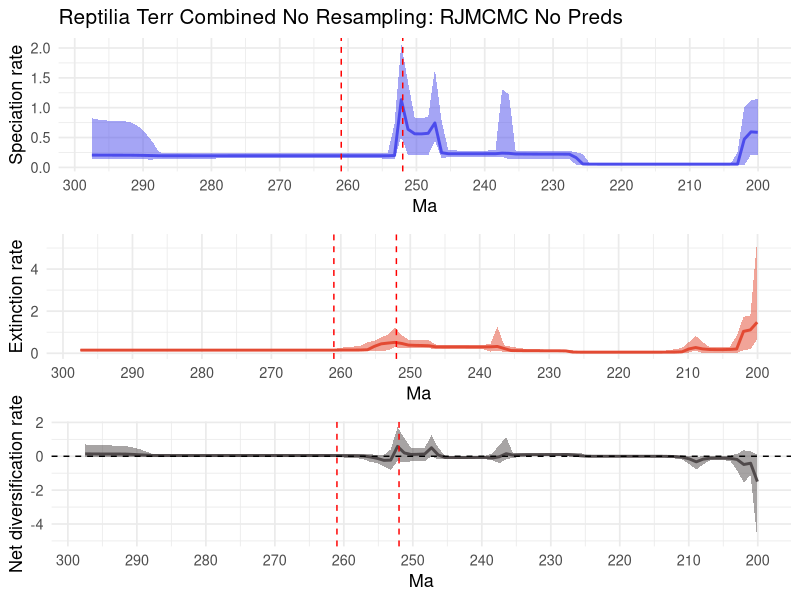

Write R code to recreate this figure.
# Load necessary libraries
library(ggplot2)
library(scales)
library(gridExtra)
library(grid)

# Define your data
age = c(-200.05481329000003, -201.03901787,-202.02322245,-203.00742702999997,-203.99163161,-204.97583619,-205.96004076999998,-206.94424535000002,-207.92844993,-208.91265450999998,-209.89685909000002,-210.88106367,-211.86526824999999,-212.84947283000002,-213.83367741,-214.81788199,-215.80208656999997,-216.78629115,-217.77049573,-218.75470030999998,-219.73890489000001,-220.72310947,-221.70731404999998,-222.69151863000002,-223.67572321,-224.65992778999998,-225.64413237000002,-226.62833695,-227.61254153,-228.59674610999997,-229.58095069,-230.56515527,-231.54935984999997,-232.53356443,-233.51776901,-234.50197358999998,-235.48617817000002,-236.47038275,-237.45458732999998,-238.43879191000002,-239.42299649,-240.40720106999999,-241.39140564999997,-242.37561023,-243.35981481,-244.34401938999997,-245.32822397,-246.31242855,-247.29663312999998,-248.28083771000001,-249.26504229,-250.24924686999998,-251.23345144999996,-252.21765603,-253.20186060999998,-254.18606518999997,-255.17026977,-256.15447435,-257.13867893,-258.12288351,-259.10708809,-260.09129267,-261.07549725,-262.05970183,-263.04390641,-264.02811099,-265.01231557,-265.99652015,-266.98072472999996,-267.96492931,-268.94913389,-269.93333847,-270.91754305,-271.90174763,-272.88595220999997,-273.87015679,-274.85436137,-275.83856595,-276.82277053,-277.80697511,-278.79117969,-279.77538426999996,-280.75958885,-281.74379343,-282.72799801,-283.71220259,-284.69640717,-285.68061174999997,-286.66481632999995,-287.64902091,-288.63322549,-289.61743007,-290.60163465,-291.58583923,-292.57004380999996,-293.55424839,-294.53845297,-295.52265754999996,-296.50686213,-297.49106671)
L_hpd_M95=c(1.1466360124166157, 1.1248584817464395,1.006053777735813,0.25281158258015707,0.06778941377687721,0.06760635117134929,0.06751571390944106,0.06744912549266026,0.06744776291324055,0.06744507980465002,0.06744507980465002,0.06739154752524601,0.06739019976965668,0.06738867700156773,0.0673799912465044,0.06737736255711946,0.0673718933839982,0.06737736255711946,0.06738142917989609,0.06739019976965668,0.06744507980465002,0.06744507980465002,0.06744776291324055,0.06744776291324055,0.06778319020936707,0.07189501269879578,0.22362766005062668,0.2514825699089768,0.27547568513686793,0.26855806630042045,0.2686304042789407,0.2686771587833572,0.26878308353417435,0.26989451950108284,0.2713271365205842,0.2742871286710988,0.2774914598180042,1.2250458577158814,1.3058987868788765,0.28399367690514127,0.2829638775901568,0.2823791092062072,0.2823791092062072,0.28224722618638726,0.28228485439236095,0.28315161495031144,0.2844771330099294,0.7763592838725786,1.6432589063041099,0.8428426696096323,0.8257672713537507,0.8314301018921861,1.4327451630866448,2.066191244053289,0.7282337290307409,0.24892766824840928,0.24370568578617474,0.24356981108985404,0.24325432094698457,0.24297207628135228,0.2441017290822449,0.2440999539782467,0.2438464027082177,0.24381118602513488,0.24371822076555788,0.24371822076555788,0.24372194572348518,0.24372194572348518,0.24381028320928824,0.2438464027082177,0.24262309543021576,0.24412212557214857,0.2441003012908269,0.24415258962816722,0.24295405605983006,0.24308775830434357,0.2432281427788692,0.24371822076555788,0.24412212557214857,0.24479727232975956,0.24478435212134067,0.24477492127528852,0.24480604866704755,0.24479051880480207,0.2447888324250324,0.2456588546418449,0.24565112860600374,0.24620027024779448,0.24690321229463688,0.25034697235144826,0.4315507471852623,0.5700707948581999,0.6771949608633775,0.7482757206256876,0.7693092104886369,0.779352143224389,0.7824468018629676,0.7861762374940874,0.7991311019509312,0.8217718853496808)
L_hpd_m95=c(0.2023772640052509, 0.21378026410949008,0.03673991576688866,0.034032380414347176,0.04121143008783533,0.04140429438074416,0.04136969716351032,0.04134657708547919,0.041362155970085725,0.04137945770662025,0.04140871385209364,0.041374304107439475,0.04137481913747232,0.04137552203767846,0.04137599201170074,0.04137481913747232,0.04137328251405336,0.041374304107439475,0.04137481913747232,0.04137481913747232,0.04142179176548949,0.041410848105202666,0.0413954244903139,0.04134657708547919,0.041214738125266416,0.03808927100262063,0.03934357725438555,0.04362707007151469,0.1352091478828591,0.14420521375281994,0.14508481297904696,0.145102490396769,0.14498919995336712,0.14544573432689012,0.14538812973949997,0.14455761045524546,0.14320804655967,0.13577373227555206,0.17654630769991628,0.17228411879707622,0.17387358071156458,0.1736090739722232,0.17382215869651593,0.17366611108909266,0.17328736385263563,0.17328736385263563,0.1709710985744977,0.15707506475884572,0.4463131033503925,0.20227848914793073,0.20227848914793073,0.20237681443189748,0.20937297250166015,0.5179450714916756,0.1342067000648396,0.1452105106400447,0.1492305745413085,0.14953496365546493,0.14953202097277876,0.14952277536575742,0.1508576327571382,0.15097381092767967,0.15084695491426198,0.15086997102265837,0.1508298097182326,0.150861301635795,0.1508434767838853,0.15082676793502509,0.150861301635795,0.1508609176406907,0.14953202097277876,0.1509558118724622,0.15088116212380973,0.1508609176406907,0.14953496365546493,0.14955229410143545,0.1495108207360794,0.14934900017913413,0.149072921495862,0.14931082100596704,0.14897196049862854,0.1487469689273736,0.14859474041040036,0.1483988415712949,0.14807310671229762,0.1485505777895028,0.1478881044188344,0.14787975485223567,0.1469382286791294,0.1452105106400447,0.1299063622630047,0.13340324999251593,0.13686147243022323,0.13542166817901058,0.13586539000998088,0.13686147243022323,0.1348323857910215,0.1337532746345677,0.13413989054184472,0.13340573912098408)
L_mean=c(0.5869700794611747, 0.5949930519985576,0.47162020248096004,0.05474899799410958,0.054077187408180176,0.054051901552678985,0.05405101364742171,0.0540479165726656,0.05404649116497164,0.05404442592851901,0.05403959759532459,0.054036391412389834,0.05403415086759543,0.054033331375032134,0.054034084336371024,0.054034096296723566,0.05403734255204562,0.05403959759532459,0.05403959759532459,0.05403972467030826,0.05403910058509523,0.05403893747447709,0.05403939212453093,0.05404252325563075,0.05408391337439312,0.054448813065233734,0.056975161030445795,0.16288447255559768,0.22064772876560837,0.22177589261802566,0.22178804917204326,0.22181021338337426,0.22197785950859908,0.22239379701145734,0.22306666153279536,0.2239972833477299,0.22474407745145375,0.23546393733271137,0.23856872548984742,0.229108402149641,0.2289923281411701,0.22898438274305633,0.22898398896203997,0.22898486489806635,0.22889753928085527,0.22881531410925907,0.2289382691061635,0.24576451799005616,0.7442612821473011,0.5707230053203454,0.5612225833909139,0.5626114776932594,0.6389033515286267,1.1340248388213703,0.19946576733028148,0.1950034803480732,0.19446221010942122,0.1944539865584114,0.1944816351593136,0.19452502880176403,0.19457816920249316,0.1945968283798109,0.19458573436061144,0.1945768713953938,0.19458020059159872,0.19459228520037763,0.1945948162767598,0.1945877100610024,0.19457917391966073,0.19456528507367454,0.19454723957116238,0.19454054412399274,0.19454064306503285,0.19454867128104375,0.19455752784653071,0.19456528507367454,0.19456775613281585,0.19447853881357133,0.19438632241515888,0.19434949152879344,0.19432431356409813,0.19432451077584897,0.1943373267060563,0.19434536915715345,0.19436578719189715,0.19440607449214803,0.19441274401376094,0.1944478908251039,0.1945791256505769,0.1949918328142718,0.1978834048001788,0.20008710962889334,0.2022052794910758,0.20371841460819567,0.2042780881970372,0.20459970883085318,0.20488632664903494,0.20513432063526255,0.2054852944435489,0.20597758963185647)
M_hpd_M95=c(5.3973321340071445, 1.7860151643557858,1.735468173158457,0.8240775785355956,0.31603562521540807,0.2941443319665886,0.2921375416128539,0.2971768980595786,0.5358764552978583,0.8321896345178279,0.5278436669429621,0.2530874711183364,0.1938964030225701,0.15088292983506454,0.081847432947191,0.0805419926128806,0.08049356915041683,0.08045626660255993,0.08044273600402335,0.08045093057390668,0.08047670211303029,0.08045000044604882,0.08045620111027486,0.080479131521042,0.08107640272374322,0.08187165684623292,0.08457654890634236,0.1310518707480164,0.15770230321845516,0.163029622360522,0.1634483180383686,0.16501019564949815,0.18321349530840267,0.20249638212879026,0.21299537413819777,0.25634949068013235,0.309214923538707,0.37316104268089684,1.2630530750402527,0.45262715868110875,0.403007608501694,0.4012417721265958,0.3998026917999771,0.4003957510157263,0.40014192605352433,0.3993300568349799,0.4017685751195878,0.40904170974456966,0.6097662762598062,0.6138503413855241,0.6214278857233028,0.643751345158561,0.8582552176492539,1.22536768586581,0.887112080707735,0.7511274110127478,0.5903900479057131,0.5258042255487364,0.36070793516531885,0.31807969201450553,0.29682103414969774,0.2526909342375478,0.19771938125417426,0.19481100426736156,0.1948087799953641,0.19472153514708967,0.1949541350864859,0.19475391449847526,0.19470798695923658,0.19469686888536678,0.19466802179649417,0.19471856394432385,0.19472153514708967,0.19472687223237803,0.1946545436952865,0.19468470583422717,0.19471856394432385,0.19472153514708967,0.1947657353032132,0.19481100426736156,0.1948507247392057,0.19493495268838518,0.19500292720965876,0.19512636877796694,0.19481100426736156,0.19488345608505891,0.1954619226078056,0.19488345608505891,0.1948083287861102,0.19544189523171343,0.19642615063696856,0.19613426543831142,0.19631219724634263,0.19668443441270733,0.19697726587695524,0.19778600671708504,0.1980177997894745,0.1994337376605468,0.19982289118074487,0.2011948225006573)
M_hpd_m95=c(0.666031541920228, 0.19017275142149595,0.15294318315784228,0.001204860498486381,0.013915681864881822,0.022787757612907283,0.02335355799255116,0.022387246564428906,0.006592182396052167,0.13708785950307126,0.03388552548158133,0.034343381299027975,0.03335114664617778,0.030560851970604704,0.03447087813313975,0.03500894578938821,0.03527474953146173,0.035381296103631166,0.03540940963566043,0.03541086333535791,0.03541086333535791,0.035319643749339956,0.03521200346712261,0.03500894578938821,0.0349848898985352,0.03497296984966768,0.03325687816511694,0.03414722759528431,0.04313300234658374,0.051764386310352906,0.0539600436783962,0.0546140098763349,0.05423016999744922,0.056621907638434124,0.0574912169996287,0.060274071374420014,0.06269145159505853,0.06780192447895025,0.12040140780172474,0.08059189712574946,0.18631686764179545,0.1863021979609142,0.18815015399134688,0.19304718396401752,0.19304718396401752,0.19063069892739956,0.1902267107364024,0.1863417111447624,0.2391715939982605,0.2498621035092278,0.2544443012687605,0.25315947760662316,0.25209676083295934,0.28368102723061045,0.13342967225440744,0.12494838410528401,0.11159696355812469,0.10710155293176017,0.1036069807384793,0.10125710870197928,0.09393453260043048,0.08617572878550031,0.1055817077968598,0.10602115909844032,0.1064713867755562,0.10650903279344875,0.10690871850450849,0.10690633057487178,0.10691167819458837,0.10691167819458837,0.10691167819458837,0.10698397000384184,0.10699101401201407,0.10700188473320962,0.10690633057487178,0.10691167819458837,0.10691418890991586,0.10691167819458837,0.1069047905581486,0.10691167819458837,0.10690871850450849,0.10690871850450849,0.10691167819458837,0.1069047905581486,0.10648637691535438,0.10644185024495616,0.10691167819458837,0.10622557144453112,0.1059904430357763,0.10632363588230816,0.1069047905581486,0.10614679173686976,0.10597377846117681,0.1059483835030659,0.10542715978679298,0.1048844868331248,0.10341327315301888,0.10349024973828891,0.10283929785998476,0.10294799906296478)
M_mean=c(1.4749932351498187, 1.1094022890942186,1.040244604375319,0.2023820105907443,0.18210163114206315,0.1748866135390834,0.17463629782869167,0.17891369398433354,0.2069445186815848,0.27254487286418844,0.20398338399554689,0.06718480849708999,0.05575000556507165,0.0537887050729685,0.05259384414857472,0.05231770342792352,0.052260759332774145,0.05221312761790718,0.05217975094835013,0.05216525570958014,0.05215264040145387,0.05213418942497866,0.05212212514782702,0.052142595062674456,0.05223078888647974,0.05231093662656727,0.052692463573658616,0.0586101854724044,0.11055505439058713,0.11599405464652941,0.11684445450245992,0.1173181081702945,0.1194937275584615,0.120623170971245,0.12128033376626465,0.12442641544912289,0.12919489595261271,0.2255334520030176,0.3234922856072342,0.30671851599360217,0.30043529918389034,0.30056973003562754,0.30129742890366035,0.3037485639621776,0.30350650324739725,0.30288030546859335,0.30277704139502154,0.30401110648498425,0.3567118845181782,0.3684052843099731,0.3748222354537563,0.38717335065402964,0.4657883749984698,0.5174345114654822,0.4851036836958999,0.4478118164822835,0.32817400843030553,0.16690665025021353,0.15466679009960704,0.1518158875773184,0.1514012806098063,0.15122815438804,0.14919612950174557,0.14881039330572407,0.14875827870481267,0.1487439408261163,0.14872931726580546,0.1486826285788791,0.1486567342731263,0.1486473556389578,0.14864549256060017,0.14864930471967963,0.14865536495284903,0.1486698092876894,0.148681707201892,0.1487013294236334,0.14871307427469133,0.14871188309896533,0.1487108723176762,0.14871440041315998,0.14872444528273446,0.1487313379184671,0.1487390272613795,0.14875124841101703,0.14876173700701473,0.14877589545630082,0.1487743487348059,0.1487589855303224,0.14873199967841738,0.14869822621776074,0.14867142412485487,0.14866418672356888,0.1486683352992076,0.1486751275352216,0.1487158362543375,0.14879233322971291,0.14887612588636545,0.1489336633616833,0.14895220326403202,0.1489656175635705)
R_hpd_M95=c(0.1158958385641633, 0.28687282553538224,0.3547545526836325,0.1441348958015746,0.039537306689868205,0.03181457336760478,0.030902805286928226,0.03078816381423824,0.04637875965992575,-0.0769805604590394,0.02287134474779636,0.02187242419929241,0.023921054383482132,0.028777731242919907,0.023400913154722265,0.022705014781794666,0.02280295794095081,0.022671253877723667,0.022669265616636763,0.02266727877979003,0.022685785045280363,0.022746222113554017,0.02275379702800423,0.022858066537034497,0.023478274849000225,0.030974136757934374,0.183816559450892,0.21149347986113654,0.20836010683506043,0.18785479972304656,0.18340134381360096,0.1831834752076188,0.18014305137302436,0.17891223402229478,0.18054148042321458,0.1810477213441889,0.1815028302281022,1.118805067205872,0.6683424526062249,0.18532255827243482,0.041362407105841575,0.03856194921704578,0.03664290966454764,0.03072611762819996,0.0318719345930332,0.03213180870965232,0.036866111663039575,0.49516631504016934,1.250012920583154,0.4948543448154,0.46967106433879363,0.47690601364235846,1.0671564571189371,1.719175576723657,0.4024565597959875,0.08530696736124102,0.10042813880396778,0.1074721859556281,0.11227183787256856,0.11806142201802827,0.1244095547201121,0.13300118799553126,0.10729558366441333,0.10501896165345714,0.10511593198000868,0.10442420505534174,0.10427452062864037,0.10426053375282834,0.10565919558263283,0.10565919558263283,0.10565049001212018,0.10426888313885138,0.10498284980950003,0.10427452062864037,0.1042596530916827,0.1049816347944847,0.10523079304877017,0.10545404339991779,0.10628732665265385,0.10688883727259164,0.1072159377143551,0.10729558366441333,0.10729116113508202,0.10729116113508202,0.10729558366441333,0.10772846743090556,0.10729558366441333,0.10753389508400002,0.10940383196497584,0.11369961104986794,0.2832594594857183,0.42387397592020426,0.528383027299094,0.5998063903643384,0.6227356525769824,0.6361105961624751,0.6478950164093131,0.6551916734709393,0.6718103961926216,0.6973343871308328)
R_hpd_m95=c(-4.98926334159414, -1.1055309343166724,-1.550141301245416,-0.8316456030878818,-0.2651453545659257,-0.24015464426689206,-0.23822644393595233,-0.24446905517944334,-0.48175519431963426,-0.7754229979375235,-0.4745359570693244,-0.2002417285842995,-0.13944097554293336,-0.09541990622798557,-0.028394610243091555,-0.026746803702654684,-0.026224487007116527,-0.026118112874372143,-0.02603469279466479,-0.02603469279466479,-0.02603469279466479,-0.02603469279466479,-0.026146676918793084,-0.026400654269406215,-0.02745618599868105,-0.037425887308245184,-0.033699251332736775,-0.05957064372302426,0.009188398979921339,0.021395145147508676,0.021412559521577335,0.021462142738188528,0.008530341165500693,0.0011282890530659728,-0.0042196784793346875,-0.04353765761189449,-0.09519347299488529,-0.18440172475635358,-0.40972459721880106,-0.24833112647956057,-0.17297124634436595,-0.17325537695599585,-0.17150114460683613,-0.17296813666156116,-0.1715107548126432,-0.17335709510302375,-0.17622692952594626,-0.18674958281802365,-0.011840502807830111,-0.28182839441604135,-0.28070913668705755,-0.2938351986495718,-0.3612685216955983,-0.2796487465177878,-0.8097053802493546,-0.6041343577399314,-0.4062420013559733,-0.3322699001838211,-0.1718526424172312,-0.11650742960897284,-0.0948642581290077,-0.06921974137715017,-0.017336753257512244,-0.015148084725883443,-0.014530867294499705,-0.015055413934210587,-0.015053400396224437,-0.014920242939626988,-0.013454078450691132,-0.013457072740309134,-0.013520816238687894,-0.014949646673544037,-0.014247386020367514,-0.014999644763887432,-0.015147550807354498,-0.014540798884985301,-0.014529274652888613,-0.015055413934210587,-0.015148084725883443,-0.015057866635457495,-0.015156566530687782,-0.015355872650484464,-0.015638412460352635,-0.015979507492323963,-0.01643312780859904,-0.016547023518654336,-0.017855793745791854,-0.018307373233821755,-0.018307373233821755,-0.020674513574356818,-0.0457672212664916,-0.039382012670155814,-0.038864739996576414,-0.037745488810990574,-0.037409688810874364,-0.037171787618650226,-0.03644680873352346,-0.03803497976335815,-0.037745488810990574,-0.042668816668335996)
R_mean=c(-1.4953041387391586, -0.410605226915382,-0.4856049081059497,-0.1854573342479507,-0.12256928518064307,-0.10977632117439584,-0.10898721996127154,-0.1131800449453804,-0.16929504500343523,-0.3285037404810156,-0.1577284739136689,-0.05572455338933871,-0.019050968538700027,-0.008060360424754463,-0.0020341473212582032,-0.0007096274712990862,-0.00048694467464144027,-0.0003710653443172449,-0.00031291982246580324,-0.00029372801672933536,-0.000280572447727664,-0.0002579660090605732,-0.00024215277320782002,-0.00027179235780649735,-0.00012140942596898245,0.0035967729825644515,0.027018840115853416,0.07437500514595564,0.10690603819622668,0.10360000541163569,0.10225645220389905,0.10141018010638643,0.09644611506979052,0.0942447744741471,0.09347779011205162,0.08490102317194123,0.06842205965961973,0.15269527785546072,-0.029388692962394734,-0.10031290582158607,-0.06653376163387695,-0.06680872176517129,-0.06808962043994929,-0.07343752668365441,-0.0724654838400368,-0.07093835304375519,-0.06924935011436668,0.07707649574589955,0.5050277159802911,0.13340301683298508,0.11714424594329785,0.1067056754647349,0.19719924960401194,0.5827056876713982,-0.2276875019943057,-0.2416551746081819,-0.12198365424672045,-0.041385781741937036,0.01740683252894776,0.03253671464673124,0.03464335862219917,0.035478512776716646,0.043863767250282626,0.0453868819299036,0.04557982382995388,0.04562962720651701,0.04567484848563552,0.045762507524407005,0.04580514264254987,0.045803940972507846,0.04578097998165508,0.045760342450167274,0.04574968190465265,0.0457379802547613,0.045724821960504224,0.04571997181221664,0.045772460924853015,0.04542611068693046,0.0451618130412479,0.04503763389487532,0.04495956081228609,0.04492839364785802,0.04494638280897387,0.044930064447788104,0.04494729428194876,0.04498291169387241,0.04490837473536219,0.04503491300242482,0.04555361549089042,0.04773668103049331,0.06996056854133868,0.0877309479668071,0.11080485719031437,0.127949538318835,0.13283473579025934,0.1343350254363016,0.1345856558873182,0.13571494391401737,0.1386377948053628,0.14420233522630324)


# Create data frames for ggplot
speciation_df <- data.frame(age, L_hpd_M95, L_hpd_m95, L_mean)
extinction_df <- data.frame(age, M_hpd_M95, M_hpd_m95, M_mean)
diversification_df <- data.frame(age, R_hpd_M95, R_hpd_m95, R_mean)

# Define custom tick positions at 10 MY intervals
x_ticks <- seq(-300, -200, by=10)
x_tick_labels <- abs(x_ticks)

# Define vertical lines for mass extinction events
extinction_events <- data.frame(x = c(-252, -261))

# Plot Speciation Rate
speciation_plot <- ggplot(speciation_df, aes(x = age)) +
  geom_ribbon(aes(ymin = L_hpd_m95, ymax = L_hpd_M95), fill = alpha("#4c4cec", 0.5)) +
  geom_line(aes(y = L_mean), color = "#4c4cec", size = 1) +
  geom_vline(data = extinction_events, aes(xintercept = x), color = "red", linetype = "dashed") +
  scale_x_continuous(breaks = x_ticks, labels = x_tick_labels) +
  labs(title = "Reptilia Terr Combined No Resampling: RJMCMC No Preds", x = "Ma", y = "Speciation rate") +
  theme_minimal(base_size = 13) +
  theme(plot.title = element_text(size = 15))

# Plot Extinction Rate
extinction_plot <- ggplot(extinction_df, aes(x = age)) +
  geom_ribbon(aes(ymin = M_hpd_m95, ymax = M_hpd_M95), fill = alpha("#e34a33", 0.5)) +
  geom_line(aes(y = M_mean), color = "#e34a33", size = 1) +
  geom_vline(data = extinction_events, aes(xintercept = x), color = "red", linetype = "dashed") +
  scale_x_continuous(breaks = x_ticks, labels = x_tick_labels) +
  labs(x = "Ma", y = "Extinction rate") +
  theme_minimal(base_size = 13)

# Plot Net Diversification Rate
diversification_plot <- ggplot(diversification_df, aes(x = age)) +
  geom_ribbon(aes(ymin = R_hpd_m95, ymax = R_hpd_M95), fill = alpha("#504A4B", 0.5)) +
  geom_line(aes(y = R_mean), color = "#504A4B", size = 1) +
  geom_hline(yintercept = 0, linetype = "dashed", color = "black") +
  geom_vline(data = extinction_events, aes(xintercept = x), color = "red", linetype = "dashed") +
  scale_x_continuous(breaks = x_ticks, labels = x_tick_labels) +
  labs(x = "Ma", y = "Net diversification rate") +
  theme_minimal(base_size = 13)


# Combine plots into a single layout
combined_plot <- grid.arrange(speciation_plot, extinction_plot, diversification_plot, ncol = 1, heights = c(1.2, 1, 1))

# Save combined plot to a PDF
# Save theplot
######################################################## USE CUSTOM PATH
ggsave('C:/Users/SimoesLabAdmin/Documents/BDNN_Arielli/updated_occurrence_analyses/model_2_and_5/200_its/reptilia_terr_200_combined_no_resampling_test/reptilia_terr_combined_no_resampling_test_RTT_marginal_rates_ggplot_AIS_TEST.pdf', 
       combined_plot, 
       width = 8, 
       height = 10.8, 
       units = "in")

# # Save plots to a PDF
# pdf(file = 'C:/Users/SimoesLabAdmin/Documents/BDNN_Arielli/updated_occurrence_analyses/model_2_and_5/200_its/reptilia_terr_200_combined_no_resampling_test/reptilia_terr_combined_no_resampling_test_RTT_marginal_rates_ggplot_AIS_TEST.pdf', width = 8, height = 10.8)
# print(speciation_plot)
# print(extinction_plot)
# print(diversification_plot)
# dev.off()
